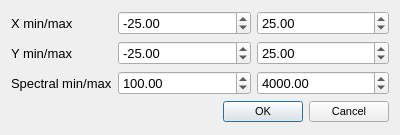
<?xml version="1.0" encoding="UTF-8"?>
<ui version="4.0">
 <class>CropDialog</class>
 <widget class="QDialog" name="CropDialog">
  <property name="geometry">
   <rect>
    <x>0</x>
    <y>0</y>
    <width>400</width>
    <height>135</height>
   </rect>
  </property>
  <property name="font">
   <font>
    <pointsize>10</pointsize>
   </font>
  </property>
  <property name="windowTitle">
   <string>Crop Dataset</string>
  </property>
  <layout class="QFormLayout" name="formLayout">
   <property name="fieldGrowthPolicy">
    <enum>QFormLayout::AllNonFixedFieldsGrow</enum>
   </property>
   <item row="0" column="0">
    <widget class="QLabel" name="xLabel">
     <property name="text">
      <string>X min/max</string>
     </property>
    </widget>
   </item>
   <item row="0" column="1">
    <layout class="QHBoxLayout" name="horizontalLayout">
     <item>
      <widget class="QDoubleSpinBox" name="xMinDoubleSpinBox">
       <property name="minimum">
        <double>-99.989999999999995</double>
       </property>
       <property name="value">
        <double>-25.000000000000000</double>
       </property>
      </widget>
     </item>
     <item>
      <widget class="QDoubleSpinBox" name="xMaxDoubleSpinBox">
       <property name="minimum">
        <double>-100.000000000000000</double>
       </property>
       <property name="value">
        <double>25.000000000000000</double>
       </property>
      </widget>
     </item>
    </layout>
   </item>
   <item row="1" column="0">
    <widget class="QLabel" name="yLabel">
     <property name="text">
      <string>Y min/max</string>
     </property>
    </widget>
   </item>
   <item row="1" column="1">
    <layout class="QHBoxLayout" name="horizontalLayout_2">
     <item>
      <widget class="QDoubleSpinBox" name="yMinDoubleSpinBox">
       <property name="minimum">
        <double>-99.989999999999995</double>
       </property>
       <property name="value">
        <double>-25.000000000000000</double>
       </property>
      </widget>
     </item>
     <item>
      <widget class="QDoubleSpinBox" name="yMaxDoubleSpinBox">
       <property name="minimum">
        <double>-99.989999999999995</double>
       </property>
       <property name="value">
        <double>25.000000000000000</double>
       </property>
      </widget>
     </item>
    </layout>
   </item>
   <item row="2" column="0">
    <widget class="QLabel" name="spectralLabel">
     <property name="text">
      <string>Spectral min/max</string>
     </property>
    </widget>
   </item>
   <item row="2" column="1">
    <layout class="QHBoxLayout" name="horizontalLayout_3">
     <item>
      <widget class="QDoubleSpinBox" name="wlMinDoubleSpinBox">
       <property name="minimum">
        <double>-100.000000000000000</double>
       </property>
       <property name="maximum">
        <double>10000.000000000000000</double>
       </property>
       <property name="singleStep">
        <double>1.000000000000000</double>
       </property>
       <property name="value">
        <double>100.000000000000000</double>
       </property>
      </widget>
     </item>
     <item>
      <widget class="QDoubleSpinBox" name="wlMaxDoubleSpinBox">
       <property name="minimum">
        <double>-99.989999999999995</double>
       </property>
       <property name="maximum">
        <double>10000.000000000000000</double>
       </property>
       <property name="value">
        <double>4000.000000000000000</double>
       </property>
      </widget>
     </item>
    </layout>
   </item>
   <item row="3" column="1">
    <widget class="QDialogButtonBox" name="buttonBox">
     <property name="font">
      <font>
       <pointsize>8</pointsize>
      </font>
     </property>
     <property name="orientation">
      <enum>Qt::Horizontal</enum>
     </property>
     <property name="standardButtons">
      <set>QDialogButtonBox::Cancel|QDialogButtonBox::Ok</set>
     </property>
    </widget>
   </item>
  </layout>
 </widget>
 <resources/>
 <connections>
  <connection>
   <sender>buttonBox</sender>
   <signal>accepted()</signal>
   <receiver>CropDialog</receiver>
   <slot>accept()</slot>
   <hints>
    <hint type="sourcelabel">
     <x>248</x>
     <y>254</y>
    </hint>
    <hint type="destinationlabel">
     <x>157</x>
     <y>274</y>
    </hint>
   </hints>
  </connection>
  <connection>
   <sender>buttonBox</sender>
   <signal>rejected()</signal>
   <receiver>CropDialog</receiver>
   <slot>reject()</slot>
   <hints>
    <hint type="sourcelabel">
     <x>316</x>
     <y>260</y>
    </hint>
    <hint type="destinationlabel">
     <x>286</x>
     <y>274</y>
    </hint>
   </hints>
  </connection>
 </connections>
</ui>
